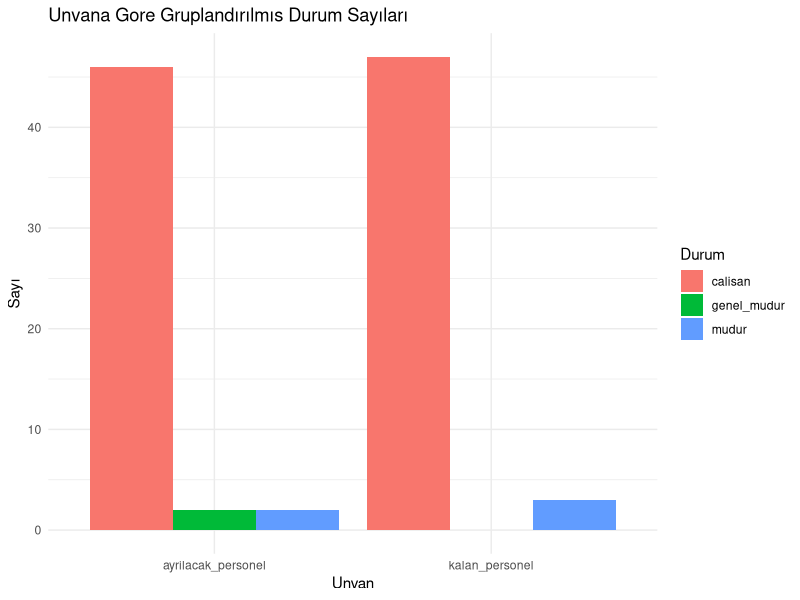

The R source for this figure:
#işimize yarayacak paketlerin yüklenilmesi
install.packages("MASS")
install.packages("dplyr") # filter gibi fonksiyonları kullanmak için. 
install.packages("tidyverse")

#paketlerin çağırılması
library(MASS)
library(tidyverse)
library(dplyr)

set.seed(123) #tekrarlanabilir veriler üretmek için seed belirleme 

n <- 100 #n değeri tanımladık, veri seti oluştururken kullanacağız 

maas <- c(3000 , 5000 , 7000) #maas adlı değişken oluşturduk

#veri setini oluşturma
data <- data.frame( #data.frame şeklinde oluşturuyoruz
  personel_id = 1001:1100,#1001'den 1100'e kadar sıralı değer atama
  personel_maas = sample(maas , n, replace = TRUE,prob = c(0.9, 0.07, 0.03)),#oluşturduğumuz maaş değişkenini kullanarak
                                                                            #personel_maas adlı sütun oluşturduk. sample()
                                                                            #fonksiyonu belirtilen değerlerden
                                                                            #rastgele değişken üretmemiz için. replace=TRUE 
                                                                            #değerlerin tekrar kullanılabilmesini sağlıyor. 
                                                                            #prob olasılık veriyor. Yüksek maaşların olasılığını
                                                                            #düşük tuttuk. Bununla ilgili ileride 
                                                                            #ayrı bir değişken oluşturacağız.
  Performans_notu = rnorm(n , mean = 3 , sd = 1) #bağımsız değişken 
)

#veri setini görme
head(data)

#boş verilerin kontrolü 
is.na(data)

#data veri setini data1 veri setine atama.
data1<- data

#yeni maaş hesaplamak için bir fonksiyon oluşturuyoruz.
yeni_maas_hesaplama <- function(maas, Performans_notu) {
                    yeni_maas <- maas*Performans_notu
                    return(yeni_maas)
}

#oluşturduğumuz fonksiyonu veri setimizde kullanıyouz. yeni_maas isimli değişken oluşturduk. 
data1$yeni_maas <- yeni_maas_hesaplama(data1$personel_maas, data1$Performans_notu)

#yeni maaş eski maaşından daha düşük ise eski maaşı yaz değilse yeni maaşı yaz. Koşul oluşturduk. 
data$yeni_maas <- ifelse(data1$yeni_maas < data1$personel_maas , data1$personel_maas, data1$yeni_maas)

#veri setini görme
view(data)

#personel_maas değişkenini baz alarak yeni bir dweğişken oluşturduk data veri setine ekledik. Personeller isimli veri seti oluşturduk. 
personeller <-mutate(data , unvan = case_when(personel_maas==7000 ~ "genel_mudur",
                                             personel_maas==5000 ~ "mudur",
                                             personel_maas==3000 ~ "calisan",
                                        TRUE ~ NA_character_
))


view(personeller)

#personeller veri setini unvanlara göre filtreledik. 
calisan <- filter(personeller , unvan=="calisan")

view(calisan)

mudur <- filter(personeller , unvan== "mudur")

genel_mudur <- filter(personeller , unvan== "genel_mudur")

#max calısan maaşını hesapladık 
max_calisan_maas <- calisan %>% 
  summarise(max_maas = max(yeni_maas)) %>%
  pull(max_maas)

#max müdür maaşını hesapladık
max_mudur_maas <- mudur %>%
                    summarise(max_maas = max(yeni_maas)) %>%
                    pull(max_maas)

view(max_mudur_maas)

#senaryomuza göre yeni maaşı bir altındaki unvanın max yeni maaşından düşük olan personeller ayrılacak. 

#ayrılacak genel müdürler
ayrilacak_gm <- genel_mudur %>%
  filter(yeni_maas < max_mudur_maas)

#ayrılacak müdürler
ayrilacak_mdr <- mudur %>% 
  filter(yeni_maas< max_calisan_maas)

#calisan ünvanına sahip personellerden ise yeni maaşı aynı ünvana sahip personellerin yeni maaşının 
#ortalamasından düşük yeni maaş alan calisan'lar ayrılacak. 
ayrilacak_calisan <- calisan %>%
                      filter(yeni_maas< mean(yeni_maas))

#calisan unvanlı personellerin yeni maaşının ortalaması 
mean(calisan$yeni_maas)  #9161.172

ayrilacaklar <- bind_rows(ayrilacak_gm, ayrilacak_mdr ,ayrilacak_calisan ) # bu şekilde ayrılacak personellerin tamamını
                                                                            #tek bir nesnede topladık. 

view(ayrilacaklar)

#personeller veri seti ile ayrilacaklar veri setinin kesişen personel_id'lerini ayrilacak_personel; diğer id'leri 
#kalan_personel olarak isimlendirdik ve personeller veri setine yeni bir değişken olarak atadık. 
personeller <-  mutate(personeller , durum = ifelse(personeller$personel_id %in% ayrilacaklar$personel_id,
                                   'ayrilacak_personel' ,
                                   'kalan_personel'))

view(personeller)

personeller %>%
  group_by(durum) %>%
  count()  # ayrılacaklar ve kalanların sayısına baktık. Her iki grupta da 50 kişi bulunmakta. 

#krosstab analizi.durum değşkeniyle unvan değişkeninin ilişkisini gösteren çapraz tablo oluşturduk.
krosstab <- table(personeller$durum, personeller$unvan)

print(krosstab) #krosstab tablosunu görüntüledik.

krosstab_df <- as.data.frame(krosstab) #data.frame olarak güncelledik. 
colnames(krosstab_df) <- c("unvan", "durum", "Sayi") #sayı değişkeni ekledik. 

view(krosstab_df)

#grafik oluşturma 
grafik <- ggplot(krosstab_df, aes(x = unvan, y = Sayi, fill = durum)) +
  geom_bar(stat = "identity", position = "dodge") +
  labs(x = "Unvan", y = "Sayı", fill = "Durum", title = "Unvana Gore Gruplandırılmıs Durum Sayıları") +
  theme_minimal()

plot(grafik) #grafiği görüntülemek için.

#grafikte unvanların sıralaması estetik olarak hoş durmuyordu. Örneğin ayrilacak_personel grubunda genel_mudur olmadığı için 
#ve genel_mudur "bar"ı calisan ve mudur arasında kaldığı için bunu en sağa almaya çalıştık. 

#"bar"da bu şekilde görüntülenmesi için "calisan", "mudur", "genel_mudur" şeklinde sıralama yaptık. 
krosstab_df$durum <- factor(krosstab_df$durum, levels = c("calisan", "mudur", "genel_mudur"))

# Grafiği yeniden oluşturdurk. scale_fill_manual() fonksiyonu ile sıralamayı manuel yaptık ve renkleri değiştirdik. 
grafik <- ggplot(krosstab_df, aes(x = unvan, y = Sayi, fill = durum)) +
  geom_bar(stat = "identity", position = "dodge") +
  labs(x = "Unvan", y = "Sayı", fill = "Durum", title = "Unvana Gore Gruplandırılmıs Durum Sayıları") +
  scale_fill_manual(values = c("calisan" = "blue", "mudur" = "green", "genel_mudur" = "red")) +
  theme_minimal()